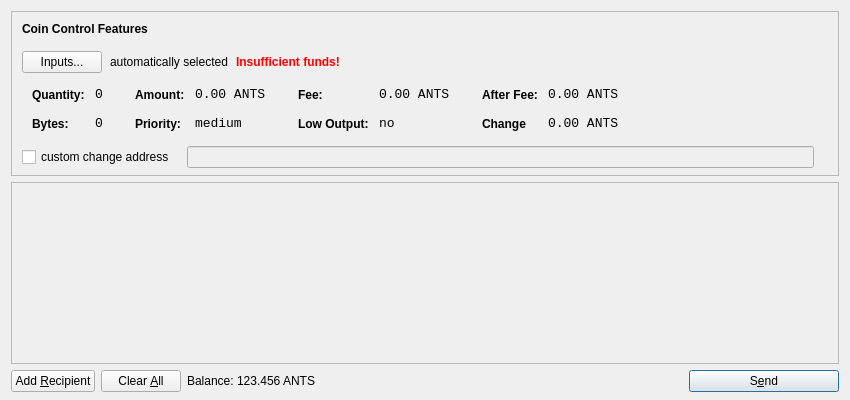
<?xml version="1.0" encoding="UTF-8"?>
<ui version="4.0">
 <class>SendCoinsDialog</class>
 <widget class="QDialog" name="SendCoinsDialog">
  <property name="geometry">
   <rect>
    <x>0</x>
    <y>0</y>
    <width>850</width>
    <height>400</height>
   </rect>
  </property>
  <property name="windowTitle">
   <string>Send Coins</string>
  </property>
  <layout class="QVBoxLayout" name="verticalLayout" stretch="0,1,0">
   <property name="bottomMargin">
    <number>8</number>
   </property>
   <item>
    <widget class="QFrame" name="frameCoinControl">
     <property name="sizePolicy">
      <sizepolicy hsizetype="Expanding" vsizetype="Expanding">
       <horstretch>0</horstretch>
       <verstretch>0</verstretch>
      </sizepolicy>
     </property>
     <property name="maximumSize">
      <size>
       <width>16777215</width>
       <height>16777215</height>
      </size>
     </property>
     <property name="frameShape">
      <enum>QFrame::StyledPanel</enum>
     </property>
     <property name="frameShadow">
      <enum>QFrame::Sunken</enum>
     </property>
     <layout class="QVBoxLayout" name="verticalLayoutCoinControl2">
      <property name="spacing">
       <number>-1</number>
      </property>
      <property name="leftMargin">
       <number>0</number>
      </property>
      <property name="topMargin">
       <number>0</number>
      </property>
      <property name="rightMargin">
       <number>0</number>
      </property>
      <property name="bottomMargin">
       <number>6</number>
      </property>
      <item>
       <layout class="QVBoxLayout" name="verticalLayoutCoinControl" stretch="0,0,0,0,1">
        <property name="spacing">
         <number>0</number>
        </property>
        <property name="leftMargin">
         <number>10</number>
        </property>
        <property name="topMargin">
         <number>10</number>
        </property>
        <item>
         <layout class="QHBoxLayout" name="horizontalLayoutCoinControl1">
          <property name="bottomMargin">
           <number>15</number>
          </property>
          <item>
           <widget class="QLabel" name="labelCoinControlFeatures">
            <property name="sizePolicy">
             <sizepolicy hsizetype="Preferred" vsizetype="Maximum">
              <horstretch>0</horstretch>
              <verstretch>0</verstretch>
             </sizepolicy>
            </property>
            <property name="font">
             <font>
              <weight>75</weight>
              <bold>true</bold>
             </font>
            </property>
            <property name="styleSheet">
             <string notr="true">font-weight:bold;</string>
            </property>
            <property name="text">
             <string>Coin Control Features</string>
            </property>
           </widget>
          </item>
         </layout>
        </item>
        <item>
         <layout class="QHBoxLayout" name="horizontalLayoutCoinControl2" stretch="0,0,0,0">
          <property name="spacing">
           <number>8</number>
          </property>
          <property name="bottomMargin">
           <number>10</number>
          </property>
          <item>
           <widget class="QPushButton" name="pushButtonCoinControl">
            <property name="styleSheet">
             <string notr="true"/>
            </property>
            <property name="text">
             <string>Inputs...</string>
            </property>
           </widget>
          </item>
          <item>
           <widget class="QLabel" name="labelCoinControlAutomaticallySelected">
            <property name="text">
             <string>automatically selected</string>
            </property>
            <property name="margin">
             <number>5</number>
            </property>
           </widget>
          </item>
          <item>
           <widget class="QLabel" name="labelCoinControlInsuffFunds">
            <property name="font">
             <font>
              <weight>75</weight>
              <bold>true</bold>
             </font>
            </property>
            <property name="styleSheet">
             <string notr="true">color:red;font-weight:bold;</string>
            </property>
            <property name="text">
             <string>Insufficient funds!</string>
            </property>
            <property name="margin">
             <number>5</number>
            </property>
           </widget>
          </item>
          <item>
           <spacer name="horizontalSpacerCoinControl">
            <property name="orientation">
             <enum>Qt::Horizontal</enum>
            </property>
            <property name="sizeHint" stdset="0">
             <size>
              <width>40</width>
              <height>1</height>
             </size>
            </property>
           </spacer>
          </item>
         </layout>
        </item>
        <item>
         <widget class="QWidget" name="widgetCoinControl" native="true">
          <property name="sizePolicy">
           <sizepolicy hsizetype="Preferred" vsizetype="Preferred">
            <horstretch>0</horstretch>
            <verstretch>0</verstretch>
           </sizepolicy>
          </property>
          <property name="minimumSize">
           <size>
            <width>0</width>
            <height>0</height>
           </size>
          </property>
          <property name="styleSheet">
           <string notr="true"/>
          </property>
          <layout class="QHBoxLayout" name="horizontalLayoutCoinControl5">
           <property name="margin">
            <number>0</number>
           </property>
           <item>
            <layout class="QHBoxLayout" name="horizontalLayoutCoinControl3" stretch="0,0,0,1">
             <property name="spacing">
              <number>20</number>
             </property>
             <property name="topMargin">
              <number>0</number>
             </property>
             <property name="bottomMargin">
              <number>10</number>
             </property>
             <item>
              <layout class="QFormLayout" name="formLayoutCoinControl1">
               <property name="horizontalSpacing">
                <number>10</number>
               </property>
               <property name="verticalSpacing">
                <number>14</number>
               </property>
               <property name="leftMargin">
                <number>10</number>
               </property>
               <property name="topMargin">
                <number>4</number>
               </property>
               <property name="rightMargin">
                <number>6</number>
               </property>
               <item row="0" column="0">
                <widget class="QLabel" name="labelCoinControlQuantityText">
                 <property name="styleSheet">
                  <string notr="true">font-weight:bold;</string>
                 </property>
                 <property name="text">
                  <string>Quantity:</string>
                 </property>
                 <property name="margin">
                  <number>0</number>
                 </property>
                </widget>
               </item>
               <item row="0" column="1">
                <widget class="QLabel" name="labelCoinControlQuantity">
                 <property name="font">
                  <font>
                   <family>Monospace</family>
                   <pointsize>10</pointsize>
                  </font>
                 </property>
                 <property name="cursor">
                  <cursorShape>IBeamCursor</cursorShape>
                 </property>
                 <property name="contextMenuPolicy">
                  <enum>Qt::ActionsContextMenu</enum>
                 </property>
                 <property name="text">
                  <string>0</string>
                 </property>
                 <property name="margin">
                  <number>0</number>
                 </property>
                 <property name="textInteractionFlags">
                  <set>Qt::LinksAccessibleByMouse|Qt::TextSelectableByKeyboard|Qt::TextSelectableByMouse</set>
                 </property>
                </widget>
               </item>
               <item row="1" column="0">
                <widget class="QLabel" name="labelCoinControlBytesText">
                 <property name="styleSheet">
                  <string notr="true">font-weight:bold;</string>
                 </property>
                 <property name="text">
                  <string>Bytes:</string>
                 </property>
                </widget>
               </item>
               <item row="1" column="1">
                <widget class="QLabel" name="labelCoinControlBytes">
                 <property name="font">
                  <font>
                   <family>Monospace</family>
                   <pointsize>10</pointsize>
                  </font>
                 </property>
                 <property name="cursor">
                  <cursorShape>IBeamCursor</cursorShape>
                 </property>
                 <property name="contextMenuPolicy">
                  <enum>Qt::ActionsContextMenu</enum>
                 </property>
                 <property name="text">
                  <string>0</string>
                 </property>
                 <property name="textInteractionFlags">
                  <set>Qt::LinksAccessibleByMouse|Qt::TextSelectableByKeyboard|Qt::TextSelectableByMouse</set>
                 </property>
                </widget>
               </item>
              </layout>
             </item>
             <item>
              <layout class="QFormLayout" name="formLayoutCoinControl2">
               <property name="horizontalSpacing">
                <number>10</number>
               </property>
               <property name="verticalSpacing">
                <number>14</number>
               </property>
               <property name="leftMargin">
                <number>6</number>
               </property>
               <property name="topMargin">
                <number>4</number>
               </property>
               <property name="rightMargin">
                <number>6</number>
               </property>
               <item row="0" column="0">
                <widget class="QLabel" name="labelCoinControlAmountText">
                 <property name="styleSheet">
                  <string notr="true">font-weight:bold;</string>
                 </property>
                 <property name="text">
                  <string>Amount:</string>
                 </property>
                 <property name="margin">
                  <number>0</number>
                 </property>
                </widget>
               </item>
               <item row="0" column="1">
                <widget class="QLabel" name="labelCoinControlAmount">
                 <property name="font">
                  <font>
                   <family>Monospace</family>
                   <pointsize>10</pointsize>
                  </font>
                 </property>
                 <property name="cursor">
                  <cursorShape>IBeamCursor</cursorShape>
                 </property>
                 <property name="contextMenuPolicy">
                  <enum>Qt::ActionsContextMenu</enum>
                 </property>
                 <property name="text">
                  <string>0.00 ANTS</string>
                 </property>
                 <property name="textInteractionFlags">
                  <set>Qt::LinksAccessibleByMouse|Qt::TextSelectableByKeyboard|Qt::TextSelectableByMouse</set>
                 </property>
                </widget>
               </item>
               <item row="1" column="0">
                <widget class="QLabel" name="labelCoinControlPriorityText">
                 <property name="styleSheet">
                  <string notr="true">font-weight:bold;</string>
                 </property>
                 <property name="text">
                  <string>Priority:</string>
                 </property>
                </widget>
               </item>
               <item row="1" column="1">
                <widget class="QLabel" name="labelCoinControlPriority">
                 <property name="font">
                  <font>
                   <family>Monospace</family>
                   <pointsize>10</pointsize>
                  </font>
                 </property>
                 <property name="cursor">
                  <cursorShape>IBeamCursor</cursorShape>
                 </property>
                 <property name="contextMenuPolicy">
                  <enum>Qt::ActionsContextMenu</enum>
                 </property>
                 <property name="text">
                  <string>medium</string>
                 </property>
                 <property name="textInteractionFlags">
                  <set>Qt::LinksAccessibleByMouse|Qt::TextSelectableByKeyboard|Qt::TextSelectableByMouse</set>
                 </property>
                </widget>
               </item>
              </layout>
             </item>
             <item>
              <layout class="QFormLayout" name="formLayoutCoinControl3">
               <property name="horizontalSpacing">
                <number>10</number>
               </property>
               <property name="verticalSpacing">
                <number>14</number>
               </property>
               <property name="leftMargin">
                <number>6</number>
               </property>
               <property name="topMargin">
                <number>4</number>
               </property>
               <property name="rightMargin">
                <number>6</number>
               </property>
               <item row="0" column="0">
                <widget class="QLabel" name="labelCoinControlFeeText">
                 <property name="styleSheet">
                  <string notr="true">font-weight:bold;</string>
                 </property>
                 <property name="text">
                  <string>Fee:</string>
                 </property>
                 <property name="margin">
                  <number>0</number>
                 </property>
                </widget>
               </item>
               <item row="0" column="1">
                <widget class="QLabel" name="labelCoinControlFee">
                 <property name="font">
                  <font>
                   <family>Monospace</family>
                   <pointsize>10</pointsize>
                  </font>
                 </property>
                 <property name="cursor">
                  <cursorShape>IBeamCursor</cursorShape>
                 </property>
                 <property name="contextMenuPolicy">
                  <enum>Qt::ActionsContextMenu</enum>
                 </property>
                 <property name="text">
                  <string>0.00 ANTS</string>
                 </property>
                 <property name="textInteractionFlags">
                  <set>Qt::LinksAccessibleByMouse|Qt::TextSelectableByKeyboard|Qt::TextSelectableByMouse</set>
                 </property>
                </widget>
               </item>
               <item row="1" column="0">
                <widget class="QLabel" name="labelCoinControlLowOutputText">
                 <property name="styleSheet">
                  <string notr="true">font-weight:bold;</string>
                 </property>
                 <property name="text">
                  <string>Low Output:</string>
                 </property>
                </widget>
               </item>
               <item row="1" column="1">
                <widget class="QLabel" name="labelCoinControlLowOutput">
                 <property name="font">
                  <font>
                   <family>Monospace</family>
                   <pointsize>10</pointsize>
                  </font>
                 </property>
                 <property name="cursor">
                  <cursorShape>IBeamCursor</cursorShape>
                 </property>
                 <property name="contextMenuPolicy">
                  <enum>Qt::ActionsContextMenu</enum>
                 </property>
                 <property name="text">
                  <string>no</string>
                 </property>
                 <property name="textInteractionFlags">
                  <set>Qt::LinksAccessibleByMouse|Qt::TextSelectableByKeyboard|Qt::TextSelectableByMouse</set>
                 </property>
                </widget>
               </item>
              </layout>
             </item>
             <item>
              <layout class="QFormLayout" name="formLayoutCoinControl4">
               <property name="horizontalSpacing">
                <number>10</number>
               </property>
               <property name="verticalSpacing">
                <number>14</number>
               </property>
               <property name="leftMargin">
                <number>6</number>
               </property>
               <property name="topMargin">
                <number>4</number>
               </property>
               <property name="rightMargin">
                <number>6</number>
               </property>
               <item row="0" column="0">
                <widget class="QLabel" name="labelCoinControlAfterFeeText">
                 <property name="styleSheet">
                  <string notr="true">font-weight:bold;</string>
                 </property>
                 <property name="text">
                  <string>After Fee:</string>
                 </property>
                 <property name="margin">
                  <number>0</number>
                 </property>
                </widget>
               </item>
               <item row="0" column="1">
                <widget class="QLabel" name="labelCoinControlAfterFee">
                 <property name="font">
                  <font>
                   <family>Monospace</family>
                   <pointsize>10</pointsize>
                  </font>
                 </property>
                 <property name="cursor">
                  <cursorShape>IBeamCursor</cursorShape>
                 </property>
                 <property name="contextMenuPolicy">
                  <enum>Qt::ActionsContextMenu</enum>
                 </property>
                 <property name="text">
                  <string>0.00 ANTS</string>
                 </property>
                 <property name="textInteractionFlags">
                  <set>Qt::LinksAccessibleByMouse|Qt::TextSelectableByKeyboard|Qt::TextSelectableByMouse</set>
                 </property>
                </widget>
               </item>
               <item row="1" column="0">
                <widget class="QLabel" name="labelCoinControlChangeText">
                 <property name="styleSheet">
                  <string notr="true">font-weight:bold;</string>
                 </property>
                 <property name="text">
                  <string>Change</string>
                 </property>
                </widget>
               </item>
               <item row="1" column="1">
                <widget class="QLabel" name="labelCoinControlChange">
                 <property name="font">
                  <font>
                   <family>Monospace</family>
                   <pointsize>10</pointsize>
                  </font>
                 </property>
                 <property name="cursor">
                  <cursorShape>IBeamCursor</cursorShape>
                 </property>
                 <property name="contextMenuPolicy">
                  <enum>Qt::ActionsContextMenu</enum>
                 </property>
                 <property name="text">
                  <string>0.00 ANTS</string>
                 </property>
                 <property name="textInteractionFlags">
                  <set>Qt::LinksAccessibleByMouse|Qt::TextSelectableByKeyboard|Qt::TextSelectableByMouse</set>
                 </property>
                </widget>
               </item>
              </layout>
             </item>
            </layout>
           </item>
          </layout>
         </widget>
        </item>
        <item>
         <layout class="QHBoxLayout" name="horizontalLayoutCoinControl4" stretch="0,0,0">
          <property name="spacing">
           <number>12</number>
          </property>
          <property name="sizeConstraint">
           <enum>QLayout::SetDefaultConstraint</enum>
          </property>
          <property name="topMargin">
           <number>5</number>
          </property>
          <property name="rightMargin">
           <number>5</number>
          </property>
          <item>
           <widget class="QCheckBox" name="checkBoxCoinControlChange">
            <property name="text">
             <string>custom change address</string>
            </property>
           </widget>
          </item>
          <item>
           <widget class="QLineEdit" name="lineEditCoinControlChange">
            <property name="enabled">
             <bool>false</bool>
            </property>
            <property name="sizePolicy">
             <sizepolicy hsizetype="Expanding" vsizetype="Fixed">
              <horstretch>0</horstretch>
              <verstretch>0</verstretch>
             </sizepolicy>
            </property>
           </widget>
          </item>
          <item>
           <widget class="QLabel" name="labelCoinControlChangeLabel">
            <property name="sizePolicy">
             <sizepolicy hsizetype="Preferred" vsizetype="Expanding">
              <horstretch>0</horstretch>
              <verstretch>0</verstretch>
             </sizepolicy>
            </property>
            <property name="minimumSize">
             <size>
              <width>0</width>
              <height>0</height>
             </size>
            </property>
            <property name="text">
             <string/>
            </property>
            <property name="margin">
             <number>3</number>
            </property>
           </widget>
          </item>
         </layout>
        </item>
        <item>
         <spacer name="verticalSpacerCoinControl">
          <property name="orientation">
           <enum>Qt::Vertical</enum>
          </property>
          <property name="sizeHint" stdset="0">
           <size>
            <width>800</width>
            <height>1</height>
           </size>
          </property>
         </spacer>
        </item>
       </layout>
      </item>
     </layout>
    </widget>
   </item>
   <item>
    <widget class="QScrollArea" name="scrollArea">
     <property name="widgetResizable">
      <bool>true</bool>
     </property>
     <widget class="QWidget" name="scrollAreaWidgetContents">
      <property name="geometry">
       <rect>
        <x>0</x>
        <y>0</y>
        <width>830</width>
        <height>165</height>
       </rect>
      </property>
      <layout class="QVBoxLayout" name="verticalLayout_2">
       <property name="margin">
        <number>0</number>
       </property>
       <item>
        <layout class="QVBoxLayout" name="entries">
         <property name="spacing">
          <number>6</number>
         </property>
        </layout>
       </item>
       <item>
        <spacer name="verticalSpacer">
         <property name="orientation">
          <enum>Qt::Vertical</enum>
         </property>
         <property name="sizeHint" stdset="0">
          <size>
           <width>20</width>
           <height>40</height>
          </size>
         </property>
        </spacer>
       </item>
      </layout>
     </widget>
    </widget>
   </item>
   <item>
    <layout class="QHBoxLayout" name="horizontalLayout">
     <item>
      <widget class="QPushButton" name="addButton">
       <property name="toolTip">
        <string>Send to multiple recipients at once</string>
       </property>
       <property name="text">
        <string>Add &amp;Recipient</string>
       </property>
       <property name="icon">
        <iconset resource="../bitcoin.qrc">
         <normaloff>:/icons/add</normaloff>:/icons/add</iconset>
       </property>
       <property name="autoDefault">
        <bool>false</bool>
       </property>
      </widget>
     </item>
     <item>
      <widget class="QPushButton" name="clearButton">
       <property name="sizePolicy">
        <sizepolicy hsizetype="Minimum" vsizetype="Fixed">
         <horstretch>0</horstretch>
         <verstretch>0</verstretch>
        </sizepolicy>
       </property>
       <property name="toolTip">
        <string>Remove all transaction fields</string>
       </property>
       <property name="text">
        <string>Clear &amp;All</string>
       </property>
       <property name="icon">
        <iconset resource="../bitcoin.qrc">
         <normaloff>:/icons/remove</normaloff>:/icons/remove</iconset>
       </property>
       <property name="autoRepeatDelay">
        <number>300</number>
       </property>
       <property name="autoDefault">
        <bool>false</bool>
       </property>
      </widget>
     </item>
     <item>
      <layout class="QHBoxLayout" name="horizontalLayout_2">
       <property name="spacing">
        <number>3</number>
       </property>
       <item>
        <widget class="QLabel" name="label">
         <property name="sizePolicy">
          <sizepolicy hsizetype="Preferred" vsizetype="Fixed">
           <horstretch>0</horstretch>
           <verstretch>0</verstretch>
          </sizepolicy>
         </property>
         <property name="text">
          <string>Balance:</string>
         </property>
        </widget>
       </item>
       <item>
        <widget class="QLabel" name="labelBalance">
         <property name="sizePolicy">
          <sizepolicy hsizetype="Preferred" vsizetype="Fixed">
           <horstretch>0</horstretch>
           <verstretch>0</verstretch>
          </sizepolicy>
         </property>
         <property name="cursor">
          <cursorShape>IBeamCursor</cursorShape>
         </property>
         <property name="text">
          <string>123.456 ANTS</string>
         </property>
         <property name="textInteractionFlags">
          <set>Qt::LinksAccessibleByMouse|Qt::TextSelectableByKeyboard|Qt::TextSelectableByMouse</set>
         </property>
        </widget>
       </item>
      </layout>
     </item>
     <item>
      <spacer name="horizontalSpacer">
       <property name="orientation">
        <enum>Qt::Horizontal</enum>
       </property>
       <property name="sizeHint" stdset="0">
        <size>
         <width>40</width>
         <height>20</height>
        </size>
       </property>
      </spacer>
     </item>
     <item>
      <widget class="QPushButton" name="sendButton">
       <property name="minimumSize">
        <size>
         <width>150</width>
         <height>0</height>
        </size>
       </property>
       <property name="toolTip">
        <string>Confirm the send action</string>
       </property>
       <property name="text">
        <string>S&amp;end</string>
       </property>
       <property name="icon">
        <iconset resource="../bitcoin.qrc">
         <normaloff>:/icons/send</normaloff>:/icons/send</iconset>
       </property>
       <property name="default">
        <bool>true</bool>
       </property>
      </widget>
     </item>
    </layout>
   </item>
  </layout>
 </widget>
 <resources>
  <include location="../bitcoin.qrc"/>
 </resources>
 <connections/>
</ui>
